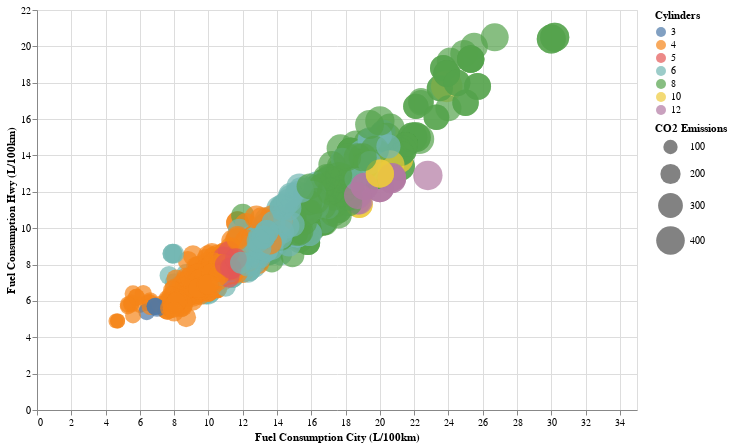

Write notebook code for a chart like this one.
### Code cell
CO2_plot = alt.Chart(car).mark_circle().encode(
    x=alt.X('Fuel_Consumption_City', title='Fuel Consumption City (L/100km)'),
    y=alt.Y('Fuel_Consumption_Hwy', title='Fuel Consumption Hwy (L/100km)'),
    size=alt.Size('CO2_Emissions', title='CO2 Emissions', scale=alt.Scale(range=[0, 1000])),
    color='Cylinders:N',
    tooltip=['Fuel_Consumption_City', 'Fuel_Consumption_Hwy', 'CO2_Emissions']
).properties(
    width=600,
    height=400
).interactive()

# Show the scatter plot
CO2_plot

### Figure 1 — Vega-Lite specification as saved in the notebook (floating-point values rounded to 4 significant figures; data arrays with more than 128 entries replaced by an {"elided": "..."} marker saying what was removed)
{"config": {"view": {"continuousWidth": 300, "continuousHeight": 300}}, "data": {"name": "data-06145dabbc32bfbb34302cf3688ab01f"}, "mark": {"type": "circle"}, "encoding": {"color": {"field": "Cylinders", "type": "nominal"}, "size": {"field": "CO2_Emissions", "scale": {"range": [0, 1000]}, "title": "CO2 Emissions", "type": "quantitative"}, "tooltip": [{"field": "Fuel_Consumption_City", "type": "quantitative"}, {"field": "Fuel_Consumption_Hwy", "type": "quantitative"}, {"field": "CO2_Emissions", "type": "quantitative"}], "x": {"field": "Fuel_Consumption_City", "title": "Fuel Consumption City (L/100km)", "type": "quantitative"}, "y": {"field": "Fuel_Consumption_Hwy", "title": "Fuel Consumption Hwy (L/100km)", "type": "quantitative"}}, "height": 400, "params": [{"name": "param_4", "select": {"type": "interval", "encodings": ["x", "y"]}, "bind": "scales"}], "width": 600, "$schema": "https://vega.github.io/schema/vega-lite/v5.16.3.json", "datasets": {"data-06145dabbc32bfbb34302cf3688ab01f": {"elided": "1067 records"}}}
